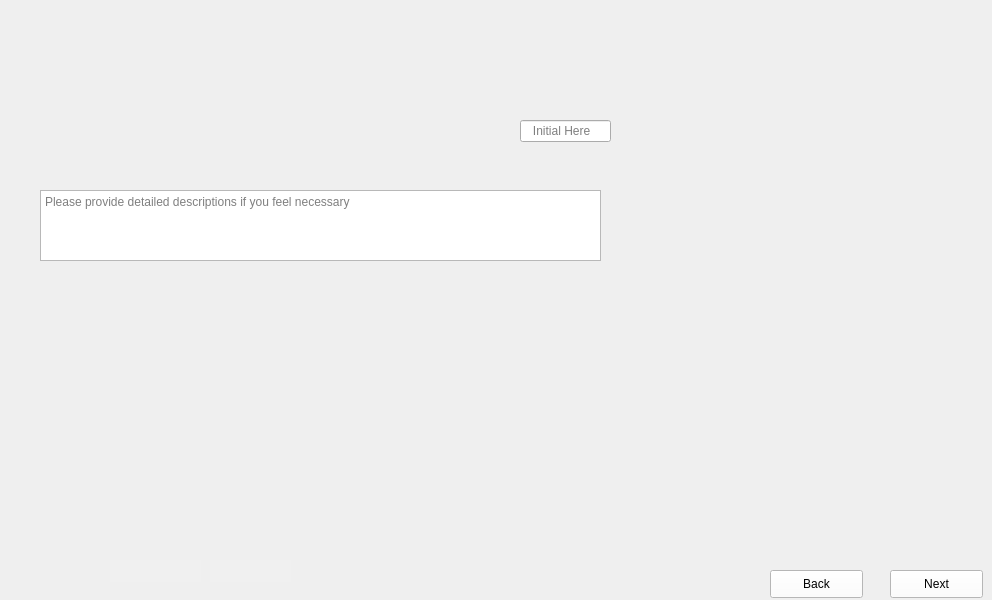
      <widget class="QWidget" name="PreLap_First_Epoxy_Fill_3">
       <property name="maximumSize">
        <size>
         <width>1024</width>
         <height>600</height>
        </size>
       </property>
       <property name="styleSheet">
        <string notr="true">border-image: url(:/images/images/Pre_Lap_First_Epoxy_Fill_3.png);</string>
       </property>
       <widget class="QLineEdit" name="PreLap_First_Epoxy_Fill_3_Data">
        <property name="geometry">
         <rect>
          <x>520</x>
          <y>120</y>
          <width>91</width>
          <height>22</height>
         </rect>
        </property>
        <property name="styleSheet">
         <string notr="true">border-image:None;</string>
        </property>
        <property name="placeholderText">
         <string>   Initial Here</string>
        </property>
       </widget>
       <widget class="QTextEdit" name="PreLap_First_Epoxy_Fill_3_Comments">
        <property name="geometry">
         <rect>
          <x>40</x>
          <y>190</y>
          <width>561</width>
          <height>71</height>
         </rect>
        </property>
        <property name="styleSheet">
         <string notr="true">border-image:None;</string>
        </property>
        <property name="placeholderText">
         <string>Please provide detailed descriptions if you feel necessary </string>
        </property>
       </widget>
       <widget class="QLineEdit" name="PreLap_First_Epoxy_Fill_3_Initials">
        <property name="geometry">
         <rect>
          <x>210</x>
          <y>560</y>
          <width>81</width>
          <height>22</height>
         </rect>
        </property>
        <property name="styleSheet">
         <string notr="true">QLineEdit{
background-color: rgb(240, 240, 240);
border: none;
border-image:None;
}</string>
        </property>
       </widget>
       <widget class="QLineEdit" name="PreLap_First_Epoxy_Fill_3_Dates">
        <property name="geometry">
         <rect>
          <x>110</x>
          <y>560</y>
          <width>91</width>
          <height>22</height>
         </rect>
        </property>
        <property name="styleSheet">
         <string notr="true">QLineEdit{
background-color: rgb(240, 240, 240);
border: none;
border-image:None;
}</string>
        </property>
       </widget>
       <widget class="QPushButton" name="PreLap_First_Epoxy_Fill_3_Next">
        <property name="geometry">
         <rect>
          <x>890</x>
          <y>570</y>
          <width>93</width>
          <height>28</height>
         </rect>
        </property>
        <property name="styleSheet">
         <string notr="true">QPushButton{
background-color: rgb(255, 255, 255);
height: 35px;
border-image:None;
}
QPushButton::hover{
background-color: rgb(0, 0, 255);
}
QPushButton:pressed{
padding-top:7px;
padding-top:7px;
}</string>
        </property>
        <property name="text">
         <string>Next</string>
        </property>
       </widget>
       <widget class="QPushButton" name="PreLap_First_Epoxy_Fill_3_Back">
        <property name="geometry">
         <rect>
          <x>770</x>
          <y>570</y>
          <width>93</width>
          <height>28</height>
         </rect>
        </property>
        <property name="styleSheet">
         <string notr="true">QPushButton{
background-color: rgb(255, 255, 255);
height: 35px;
border-image:None;
}
QPushButton::hover{
background-color: rgb(0, 0, 255);
}
QPushButton:pressed{
padding-top:7px;
padding-top:7px;
}</string>
        </property>
        <property name="text">
         <string>Back</string>
        </property>
       </widget>
      </widget>
